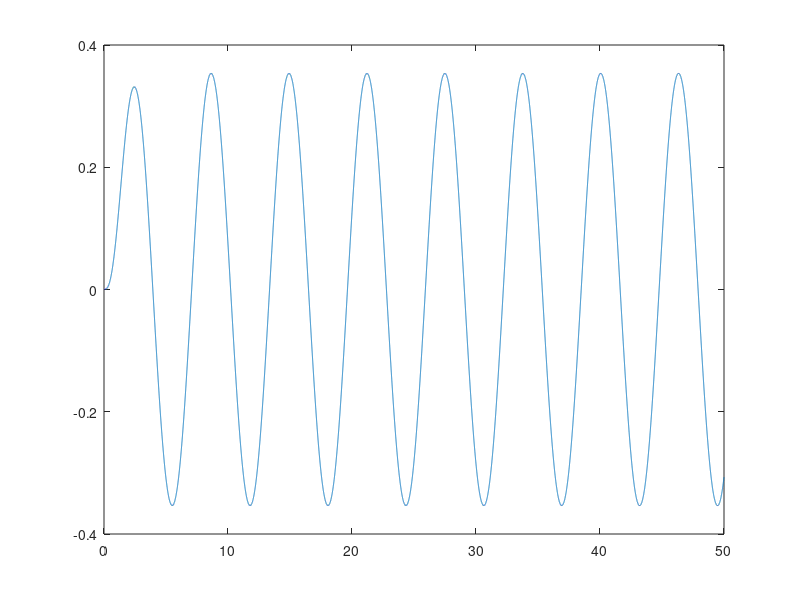

The MATLAB script that drew this image:
clear
x0 = 0;
y0 = 0;
t0 = 0;
h = 0.001;
tf = 50;

func1=@(t,x,y) y;
func2=@(t,x,y) sin(t)-3*x-2*y;

N=round((tf-t0)/h);

ya=zeros(1,N); xa=zeros(1,N); ta=zeros(1,N);
xa(1)=x0; ya(1)=y0;ta(1)=t0;
for i=1:N-1
	xi=xa(i);yi=ya(i); ti=ta(i);
	k1x=feval(func1,ti,xi,yi); %evaluate func1 at ti, xi, yi
	k1y=feval(func2,ti,xi,yi); %evaluate func2 at ti, xi, yi
	k2x=feval(func1,ti+h,xi+h*k1x,yi+h*k1y); %evaluate at ti+1, xi+1, yi+1
	k2y=feval(func2,ti+h,xi+h*k1x,yi+h*k1y);
	phix=(k1x+k2x)/2; %takes average of the 2
	phiy=(k1y+k2y)/2;
	ya(i+1)=yi+h*phiy; %next point created
	xa(i+1)=xi+h*phix;
	ta(i+1)=ti+h;
end
figure;
plot(ta,xa);
